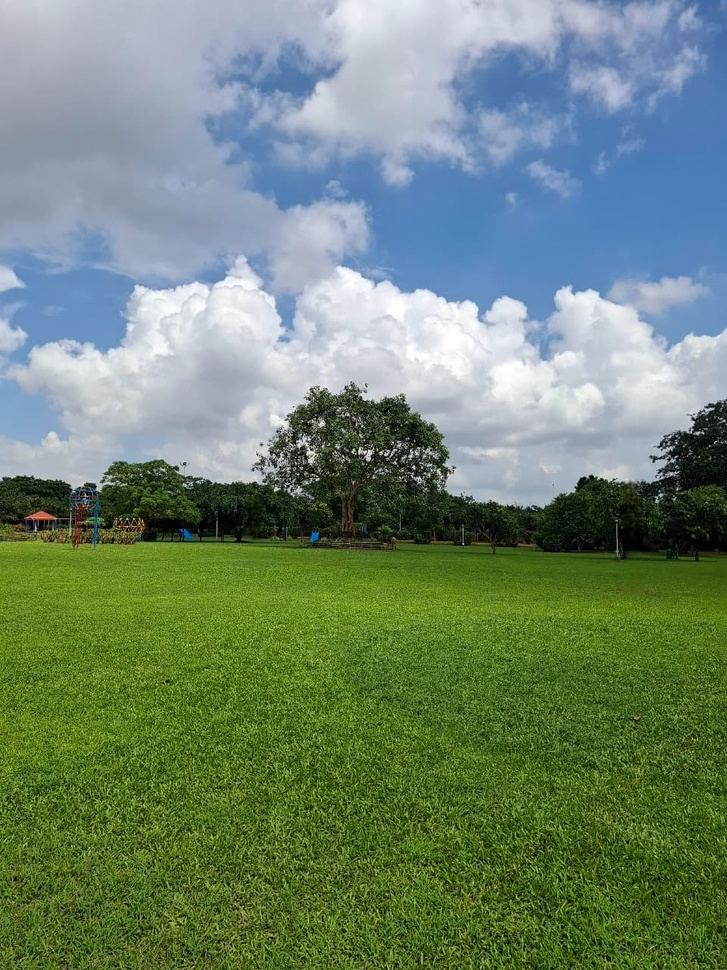
#> input picture Image_Segmentation_ML_Algorithms/Image_segmentation_Adaptive_thresholding/Images/my_image_1.jpeg, 727 x 970 px, shrunk from 960 x 1280 before the run; its folder holds only this picture in this run
$ jupyter execute Image_segmentation_Adaptive_thresholding.ipynb
#> lines starting #> are read from the running program, lines starting #| are printed output that depends on the picture; after the words box and inside, x2 and y2 are one past the last pixel; in counts of white or black regions, pixels touching at a corner belong together
# Image Segmentation using Adaptive Thresholding

## Project Overview

This project demonstrates **adaptive thresholding**, a powerful technique for image segmentation that handles varying lighting conditions across different regions of an image. Unlike global thresholding which uses a single threshold value for the entire image, adaptive thresholding calculates the threshold for smaller regions, making it ideal for images with non-uniform illumination.

---

## What is Image Segmentation?

**Image segmentation** is the process of partitioning an image into multiple segments or regions to simplify its representation and make it more meaningful for analysis. It's a fundamental task in computer vision with applications in:

- Object detection and recognition
- Medical image analysis
- Autonomous vehicles
- Document scanning and OCR
- Quality inspection in manufacturing

---

## How Adaptive Thresholding Works

Adaptive thresholding calculates different threshold values for different regions of the image:

1. **Divides the image** into smaller neighborhoods (blocks)
2. **Calculates threshold** for each neighborhood based on local pixel values
3. **Applies threshold** to the center pixel of each neighborhood
4. **Adapts to local variations** in lighting and contrast

[cell 1]
import cv2
import numpy as np
import matplotlib.pyplot as plt
import os

[cell 2]
image_folder = "Images"

# Get all images
image_files = [f for f in os.listdir(image_folder) if f.endswith(('.jpg', '.png', '.jpeg'))]

# Display original images
for img_file in image_files:
    img_path = os.path.join(image_folder, img_file)
    img = cv2.imread(img_path)
#> img is the input picture: shape (970, 727, 3); mean B, G, R 110.6, 133.3, 110.8
    img_gray = cv2.cvtColor(img, cv2.COLOR_BGR2GRAY)
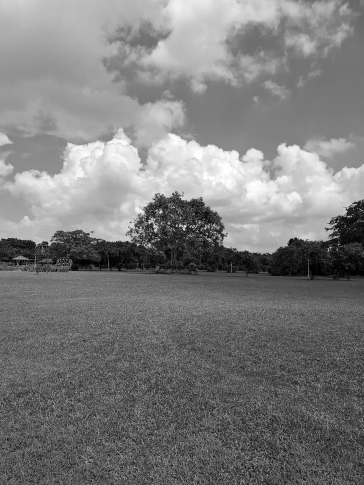
#> img_gray: shape (970, 727) (shown at 1/2 size); min 0, max 255, mean 124

    plt.figure(figsize=(5,5))
    plt.imshow(img_gray, cmap='gray')
    plt.title(f"Original Grayscale Image: {img_file}")
    plt.axis('off')
    plt.show()

### Comparing Mean vs Gaussian:

1. **Mean Adaptive**: Sharper edges, may retain more noise
2. **Gaussian Adaptive**: Smoother results, better noise suppression

## Key Parameters

### 1. Block Size (Neighborhood Size)
- Defines the size of the local region used to calculate the threshold
- **Must be an odd number** (e.g., 3, 5, 11, 15)
- **Smaller values**: More sensitive to local variations, may introduce noise
- **Larger values**: Smoother results, may miss fine details
- **In our implementation**: We use `block_size=11`

### 2. Constant C
- A value subtracted from the calculated mean or weighted mean
- **Purpose**: Fine-tune the threshold to improve segmentation
- **Positive C**: Makes threshold more conservative (less white pixels)
- **Negative C**: Makes threshold more aggressive (more white pixels)
- **In our implementation**: We use `C=2`

## Implementation Details

### Step 1: Image Loading and Preprocessing
```python
img = cv2.imread(image_path, cv2.IMREAD_GRAYSCALE)
```
- Images are converted to grayscale
- Grayscale simplifies processing by reducing 3 channels (RGB) to 1 channel
- Intensity values range from 0 (black) to 255 (white)

### Step 2: Applying Adaptive Thresholding
```python
thresh = cv2.adaptiveThreshold(img, 255, cv2.ADAPTIVE_THRESH_MEAN_C,
                               cv2.THRESH_BINARY, block_size, C)
```

**Parameters Explained:**
- `img`: Input grayscale image
- `255`: Maximum value assigned to pixels that pass the threshold
- `cv2.ADAPTIVE_THRESH_MEAN_C` or `cv2.ADAPTIVE_THRESH_GAUSSIAN_C`: Method to calculate threshold
- `cv2.THRESH_BINARY`: Thresholding type (binary segmentation)
- `block_size`: Size of the neighborhood (11 in our case)
- `C`: Constant subtracted from mean (2 in our case)

[cell 3]
# Function for adaptive thresholding
def adaptive_threshold(image_path, method='mean', block_size=11, C=2):
    """
    Parameters:
    - method: 'mean' or 'gaussian' for threshold calculation
    - block_size: size of the local region (must be odd)
    - C: constant subtracted from mean or weighted sum
    """
#> called with image_path = 'Images/my_image_1.jpeg', method = 'mean', block_size = 11, C = 2
    img = cv2.imread(image_path, cv2.IMREAD_GRAYSCALE)
#> img: shape (970, 727)

    if method == 'mean':
        thresh = cv2.adaptiveThreshold(img, 255, cv2.ADAPTIVE_THRESH_MEAN_C,
                                       cv2.THRESH_BINARY, block_size, C)
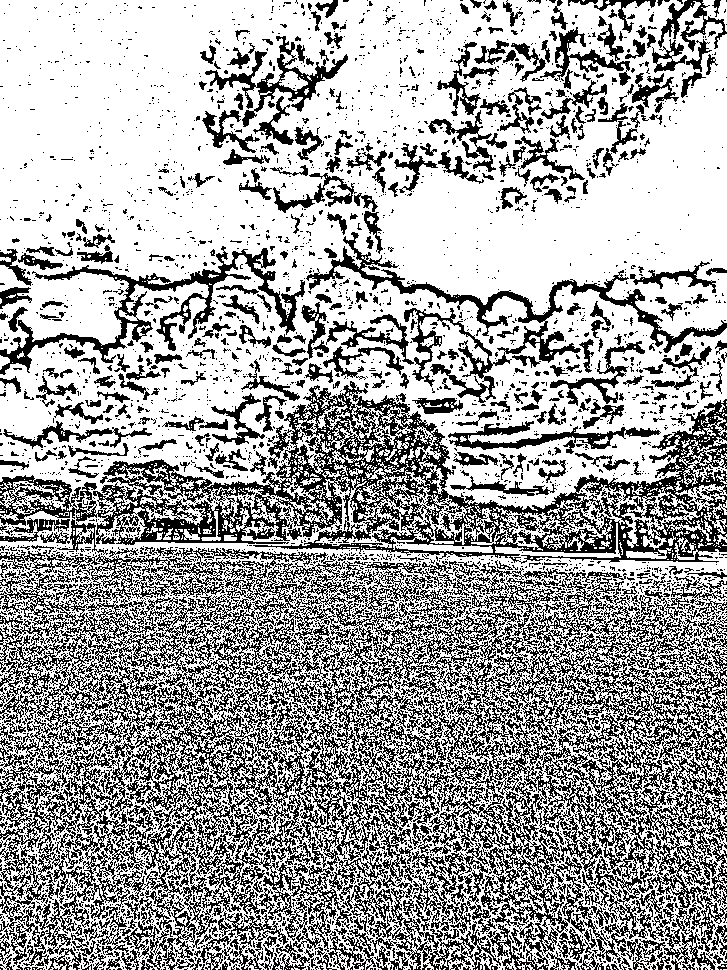
#> thresh: shape (970, 727); 64.4% white; black in thin lines or dots
    elif method == 'gaussian':
        thresh = cv2.adaptiveThreshold(img, 255, cv2.ADAPTIVE_THRESH_GAUSSIAN_C,
                                       cv2.THRESH_BINARY, block_size, C)
    else:
        raise ValueError("Method must be 'mean' or 'gaussian'")

    return img, thresh

## Results Interpretation

### What to Look For:

1. **Edge Preservation**: Well-defined boundaries between objects
2. **Noise Handling**: Minimal salt-and-pepper noise in uniform regions
3. **Detail Retention**: Fine structures should remain visible
4. **Contrast Enhancement**: Clear separation between foreground and background

---

## Tips for Best Results

1. **Experiment with block_size**: Start with 11, adjust based on image scale
2. **Tune the C parameter**: Small adjustments can significantly impact results
3. **Preprocess images**: Consider denoising if image is very noisy
4. **Choose the right method**: Gaussian for natural images, Mean for documents
5. **Consider image resolution**: Higher resolution may need larger block sizes

[cell 4]
# Apply and visualize adaptive thresholding
for img_file in image_files:
    img_path = os.path.join(image_folder, img_file)

    # Mean Adaptive Threshold
    gray, thresh_mean = adaptive_threshold(img_path, method='mean', block_size=11, C=2)

    # Gaussian Adaptive Threshold
    _, thresh_gaussian = adaptive_threshold(img_path, method='gaussian', block_size=11, C=2)
#> call 2 of adaptive_threshold, with image_path = 'Images/my_image_1.jpeg', method = 'gaussian', block_size = 11, C = 2
#> in adaptive_threshold (call 2), `thresh = cv2.adaptiveThreshold(img, 255, cv2.ADAPTIVE_THRESH_GAUSSIAN_..`:
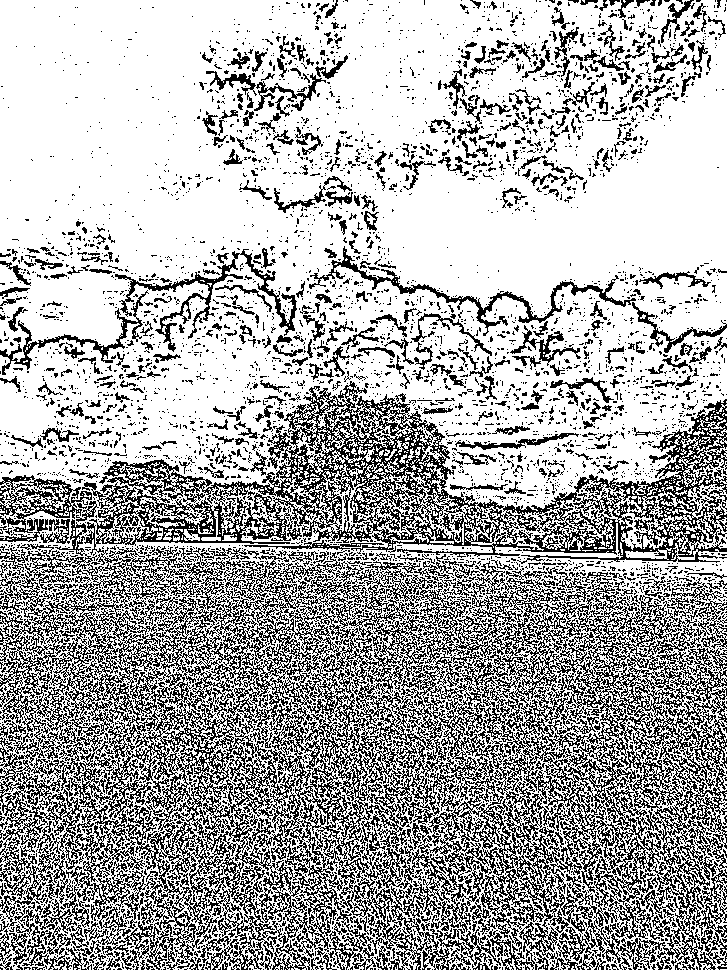
#> thresh: shape (970, 727); 68% white; black in thin lines or dots

    plt.figure(figsize=(15,5))

    plt.subplot(1,3,1)
    plt.imshow(gray, cmap='gray')
    plt.title("Original Grayscale")
    plt.axis('off')

    plt.subplot(1,3,2)
    plt.imshow(thresh_mean, cmap='gray')
    plt.title("Adaptive Mean Threshold")
    plt.axis('off')

    plt.subplot(1,3,3)
    plt.imshow(thresh_gaussian, cmap='gray')
    plt.title("Adaptive Gaussian Threshold")
    plt.axis('off')

    plt.suptitle(f"Adaptive Thresholding - {img_file}", fontsize=14)
    plt.show()
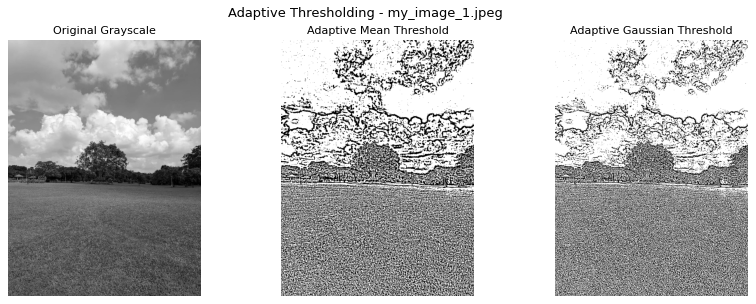
#> figure drawn by matplotlib, 3 panels

$ run again, on Image_Segmentation_ML_Algorithms/Image_segmentation_Adaptive_thresholding/Images/my_image_5.jpeg
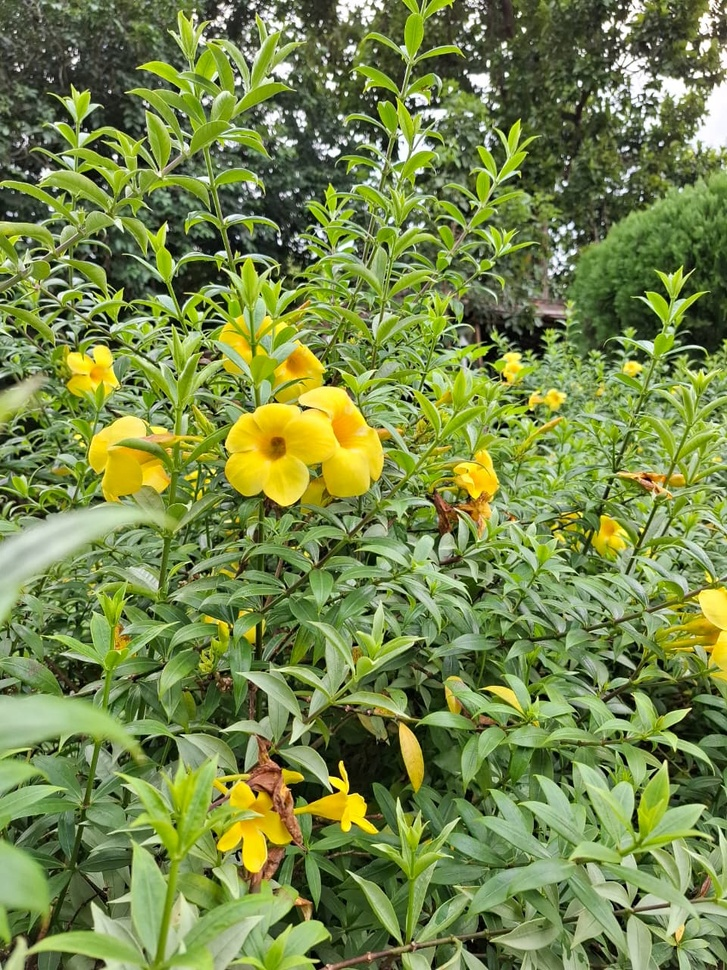
#> input picture Image_Segmentation_ML_Algorithms/Image_segmentation_Adaptive_thresholding/Images/my_image_5.jpeg, 727 x 970 px, shrunk from 960 x 1280 before the run
#> img is the input picture: shape (970, 727, 3); mean B, G, R 71.9, 135.5, 118
#> img: shape (970, 727)
#> in adaptive_threshold, `thresh = cv2.adaptiveThreshold(img, 255, cv2.ADAPTIVE_THRESH_MEAN_C, c..`:
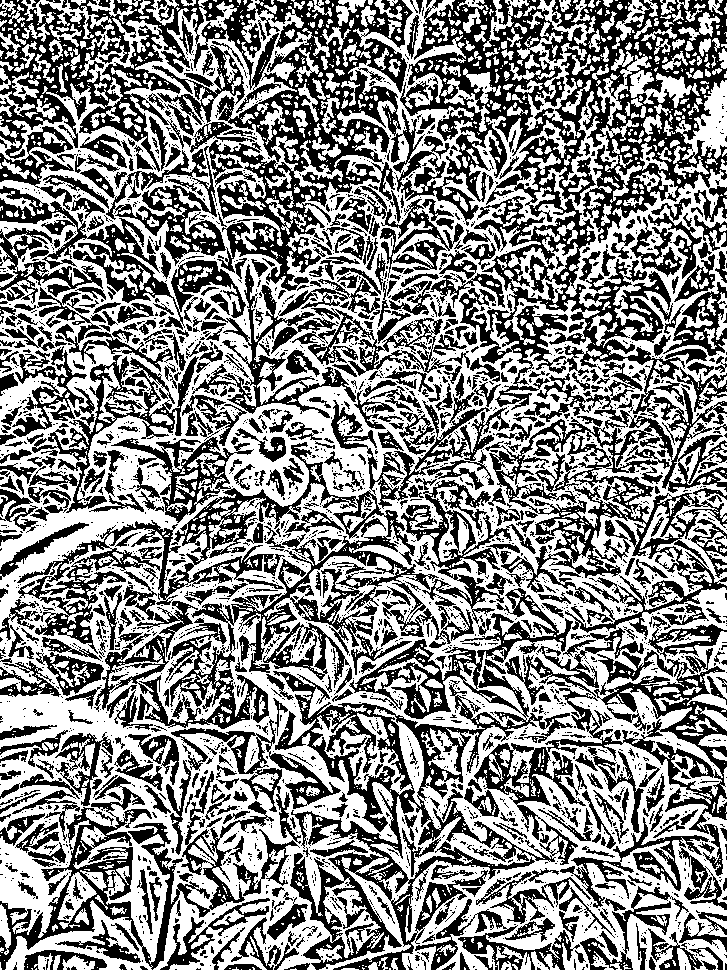
#> thresh: shape (970, 727); 53.6% white; 2823 black regions (2174 under 20 px), largest, box (x1, y1, x2, y2) and area: (0, 0, 727, 418) 87650, (273, 588, 727, 970) 38939, (0, 437, 474, 729) 30743
#> `plt.show()`:
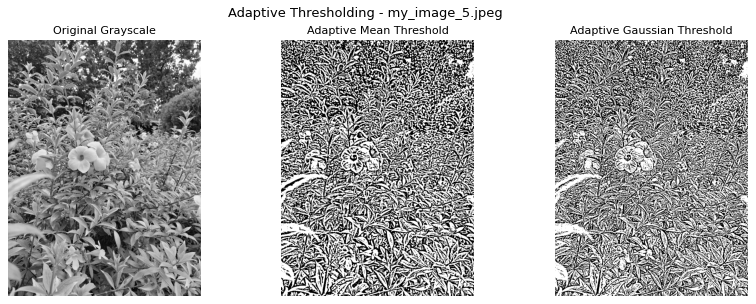
#> figure drawn by matplotlib, 3 panels

$ run again, on Image_Segmentation_ML_Algorithms/Image_segmentation_Adaptive_thresholding/Images/my_image_2.jpeg
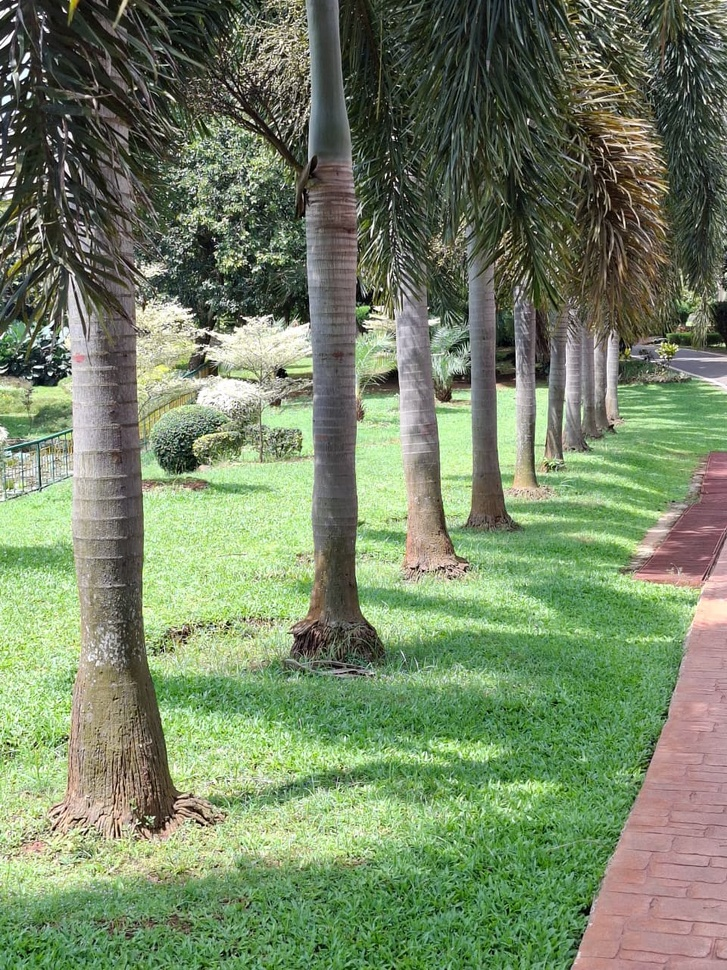
#> input picture Image_Segmentation_ML_Algorithms/Image_segmentation_Adaptive_thresholding/Images/my_image_2.jpeg, 727 x 970 px, shrunk from 960 x 1280 before the run
#> img is the input picture: shape (970, 727, 3); mean B, G, R 101.1, 133, 117.4
#> img: shape (970, 727)
#> in adaptive_threshold, `thresh = cv2.adaptiveThreshold(img, 255, cv2.ADAPTIVE_THRESH_MEAN_C, c..`:
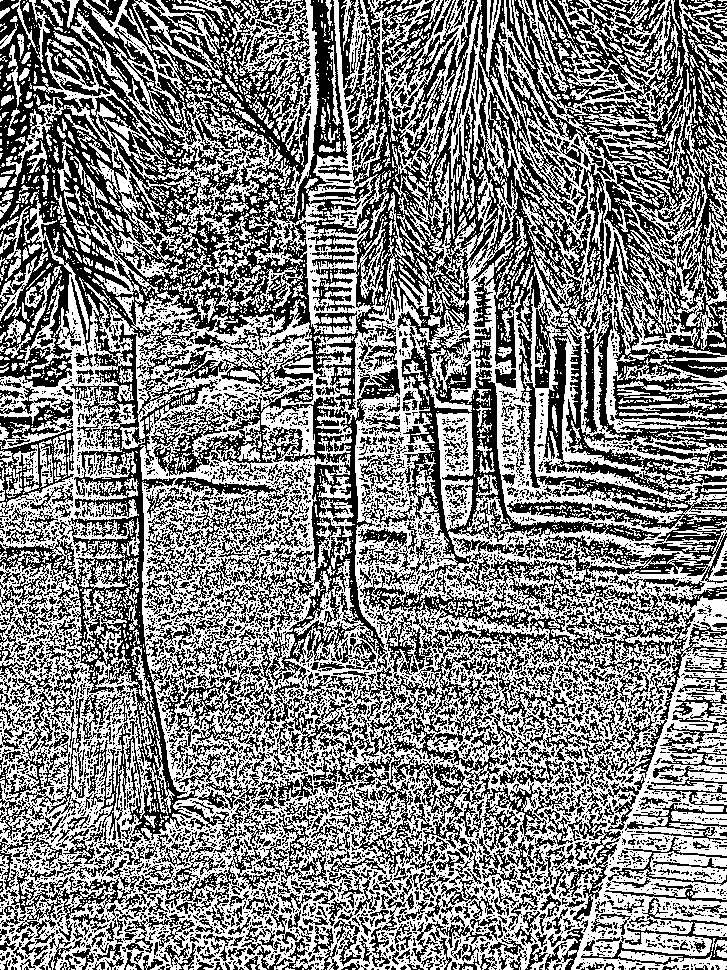
#> thresh: shape (970, 727); 51.3% white; 5283 black regions (4455 under 20 px), largest, box (x1, y1, x2, y2) and area: (0, 0, 727, 890) 173559, (506, 0, 727, 428) 32839, (397, 590, 727, 781) 9961
#> `plt.show()`:
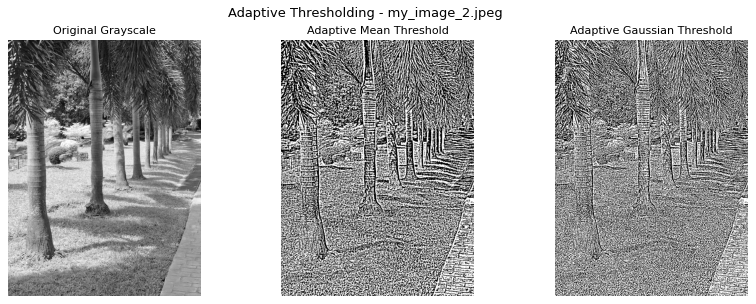
#> figure drawn by matplotlib, 3 panels
